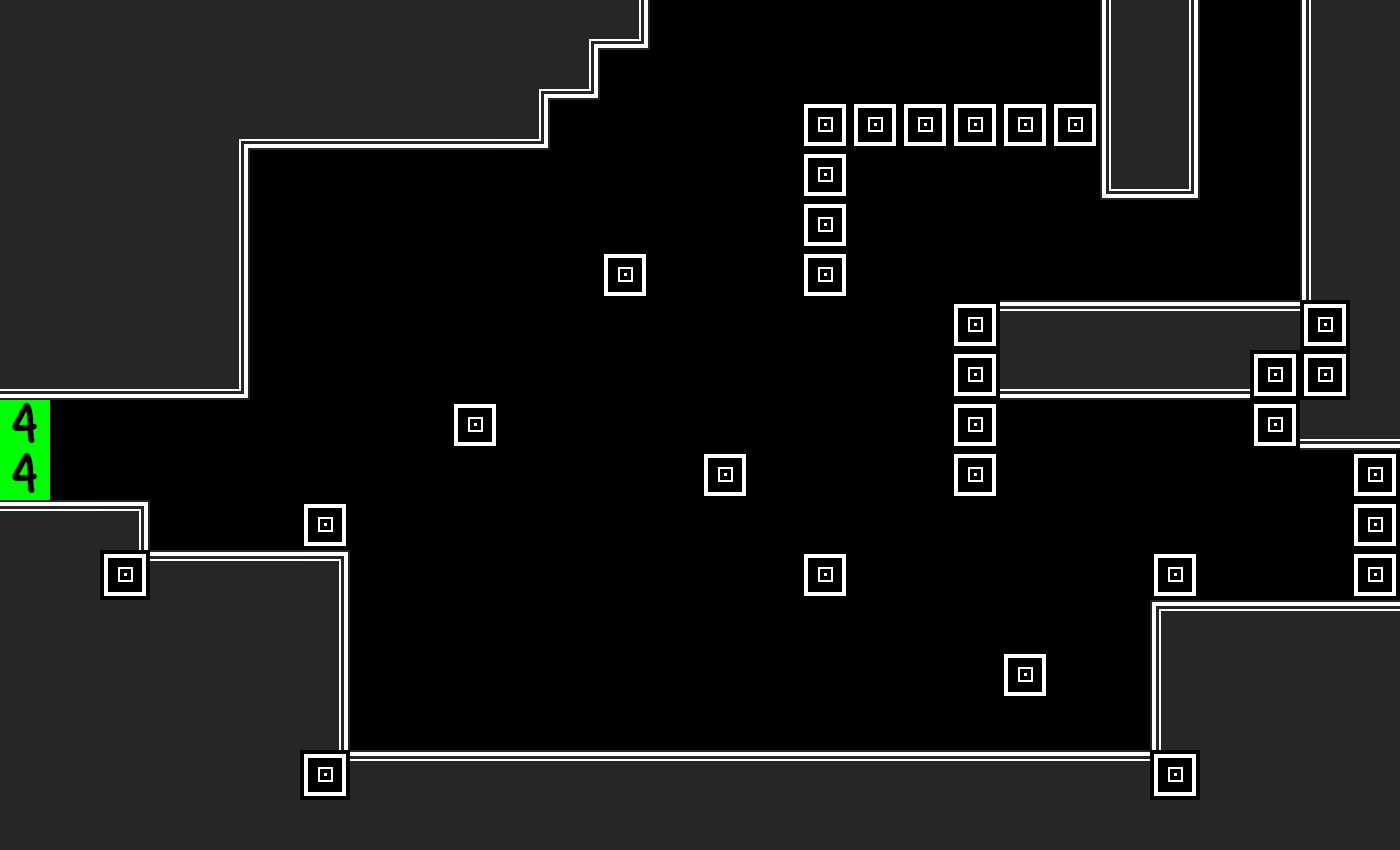

Rendered tile map (Tiled .tmx) drawn with the repository's tilesets; below, a short description and the full map source, tile grids included:
An orthogonal 28x17 tile map with 50x50 px tiles, 1 tile layer (tiles) and 43 objects.

<map version="1.10" tiledversion="1.11.2" orientation="orthogonal" renderorder="right-down" width="28" height="17" tilewidth="50" tileheight="50" infinite="0" nextlayerid="3" nextobjectid="44">
 <tileset firstgid="1" source="map05.tsx" />
 <layer id="1" name="tiles" width="28" height="17">
  <data encoding="csv">
11,11,11,11,11,11,11,11,11,11,11,14,15,0,0,0,0,0,0,0,0,0,3,4,0,0,3,11,
11,11,11,11,11,11,11,11,11,11,14,15,0,0,0,0,0,0,0,0,0,0,3,4,0,0,3,11,
11,11,11,11,14,13,13,13,13,13,15,0,0,0,0,0,5,5,5,5,5,5,3,4,0,0,3,11,
11,11,11,11,4,0,0,0,0,0,0,0,0,0,0,0,5,0,0,0,0,0,16,15,0,0,3,11,
11,11,11,11,4,0,0,0,0,0,0,0,0,0,0,0,5,0,0,0,0,0,0,0,0,0,3,11,
11,11,11,11,4,0,0,0,0,0,0,0,5,0,0,0,5,0,0,0,0,0,0,0,0,0,3,11,
11,11,11,11,4,0,0,0,0,0,0,0,0,0,0,0,0,0,0,5,12,12,12,12,12,12,5,11,
13,13,13,13,15,0,0,0,0,0,0,0,0,0,0,0,0,0,0,5,13,13,13,13,13,5,5,11,
28,0,0,0,0,0,0,0,0,5,0,0,0,0,0,0,0,0,0,5,0,0,0,0,0,5,13,13,
28,0,0,0,0,0,0,0,0,0,0,0,0,0,5,0,0,0,0,5,0,0,0,0,0,0,0,5,
12,12,7,0,0,0,5,0,0,0,0,0,0,0,0,0,0,0,0,0,0,0,0,0,0,0,0,5,
11,11,5,12,12,12,7,0,0,0,0,0,0,0,0,0,5,0,0,0,0,0,0,5,0,0,0,5,
11,11,11,11,11,11,4,0,0,0,0,0,0,0,0,0,0,0,0,0,0,0,0,6,12,12,12,12,
11,11,11,11,11,11,4,0,0,0,0,0,0,0,0,0,0,0,0,0,5,0,0,3,11,11,11,11,
11,11,11,11,11,11,4,0,0,0,0,0,0,0,0,0,0,0,0,0,0,0,0,3,11,11,11,11,
11,11,11,11,11,11,5,12,12,12,12,12,12,12,12,12,12,12,12,12,12,12,12,5,11,11,11,11,
11,11,11,11,11,11,11,11,11,11,11,11,11,11,11,11,11,11,11,11,11,11,11,11,11,11,11,11
</data>
 </layer>
 <objectgroup id="2" name="spike-normal" class="spike">
  <object id="1" gid="17" x="350" y="750" width="50" height="50" />
  <object id="2" gid="17" x="400" y="750" width="50" height="50" />
  <object id="3" gid="17" x="450" y="750" width="50" height="50" />
  <object id="4" gid="17" x="500" y="750" width="50" height="50" />
  <object id="5" gid="17" x="550" y="750" width="50" height="50" />
  <object id="6" gid="17" x="600" y="750" width="50" height="50" />
  <object id="7" gid="17" x="650" y="750" width="50" height="50" />
  <object id="8" gid="17" x="700" y="750" width="50" height="50" />
  <object id="9" gid="17" x="750" y="750" width="50" height="50" />
  <object id="10" gid="17" x="800" y="750" width="50" height="50" />
  <object id="11" gid="17" x="850" y="750" width="50" height="50" />
  <object id="12" gid="17" x="900" y="750" width="50" height="50" />
  <object id="13" gid="17" x="950" y="750" width="50" height="50" />
  <object id="14" gid="17" x="1000" y="750" width="50" height="50" />
  <object id="15" gid="17" x="1100" y="750" width="50" height="50" />
  <object id="16" gid="17" x="1050" y="750" width="50" height="50" />
  <object id="17" gid="17" x="300" y="500" width="50" height="50" />
  <object id="18" gid="19" x="450" y="500" width="50" height="50" />
  <object id="19" gid="20" x="550" y="300" width="50" height="50" />
  <object id="20" gid="19" x="600" y="350" width="50" height="50" />
  <object id="21" gid="18" x="650" y="300" width="50" height="50" />
  <object id="22" gid="20" x="750" y="300" width="50" height="50" />
  <object id="23" gid="20" x="750" y="250" width="50" height="50" />
  <object id="24" gid="20" x="750" y="200" width="50" height="50" />
  <object id="25" gid="20" x="750" y="150" width="50" height="50" />
  <object id="26" gid="17" x="800" y="100" width="50" height="50" />
  <object id="27" gid="17" x="850" y="100" width="50" height="50" />
  <object id="28" gid="17" x="900" y="100" width="50" height="50" />
  <object id="29" gid="17" x="950" y="100" width="50" height="50" />
  <object id="30" gid="17" x="1000" y="100" width="50" height="50" />
  <object id="31" gid="17" x="1000" y="100" width="50" height="50" />
  <object id="32" gid="17" x="1050" y="100" width="50" height="50" />
  <object id="33" gid="17" x="1050" y="100" width="50" height="50" />
  <object id="34" gid="20" x="650" y="500" width="50" height="50" />
  <object id="35" gid="20" x="750" y="600" width="50" height="50" />
  <object id="36" gid="18" x="750" y="500" width="50" height="50" />
  <object id="37" gid="18" x="850" y="600" width="50" height="50" />
  <object id="38" gid="17" x="1150" y="550" width="50" height="50" />
  <object id="39" gid="19" x="1250" y="500" width="50" height="50" />
  <object id="40" gid="19" x="950" y="550" width="50" height="50" />
  <object id="41" gid="19" x="1100" y="250" width="50" height="50" />
  <object id="42" gid="19" x="1150" y="250" width="50" height="50" />
  <object id="43" gid="17" x="950" y="300" width="50" height="50" />
 </objectgroup>
</map>
